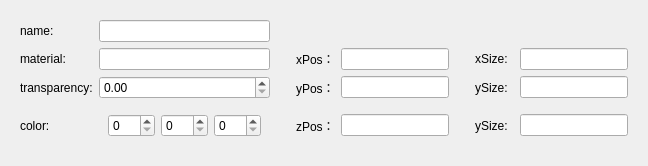
   <widget class="QWidget" name="page">
    <layout class="QVBoxLayout" name="verticalLayout_25">
     <item>
      <widget class="QWidget" name="widget_34" native="true">
       <layout class="QGridLayout" name="gridLayout_32">
        <item row="3" column="0">
         <widget class="QLabel" name="label_235">
          <property name="text">
           <string>color:</string>
          </property>
         </widget>
        </item>
        <item row="1" column="1">
         <widget class="QLineEdit" name="lineEdit_220"/>
        </item>
        <item row="1" column="0">
         <widget class="QLabel" name="label_233">
          <property name="text">
           <string>material:</string>
          </property>
         </widget>
        </item>
        <item row="2" column="0">
         <widget class="QLabel" name="label_234">
          <property name="text">
           <string>transparency:</string>
          </property>
         </widget>
        </item>
        <item row="1" column="7">
         <spacer name="horizontalSpacer_122">
          <property name="orientation">
           <enum>Qt::Horizontal</enum>
          </property>
          <property name="sizeType">
           <enum>QSizePolicy::Fixed</enum>
          </property>
          <property name="sizeHint" stdset="0">
           <size>
            <width>20</width>
            <height>20</height>
           </size>
          </property>
         </spacer>
        </item>
        <item row="3" column="7">
         <spacer name="horizontalSpacer_124">
          <property name="orientation">
           <enum>Qt::Horizontal</enum>
          </property>
          <property name="sizeType">
           <enum>QSizePolicy::Fixed</enum>
          </property>
          <property name="sizeHint" stdset="0">
           <size>
            <width>20</width>
            <height>20</height>
           </size>
          </property>
         </spacer>
        </item>
        <item row="2" column="7">
         <spacer name="horizontalSpacer_123">
          <property name="orientation">
           <enum>Qt::Horizontal</enum>
          </property>
          <property name="sizeType">
           <enum>QSizePolicy::Fixed</enum>
          </property>
          <property name="sizeHint" stdset="0">
           <size>
            <width>20</width>
            <height>20</height>
           </size>
          </property>
         </spacer>
        </item>
        <item row="1" column="4">
         <widget class="QLineEdit" name="lineEdit_223"/>
        </item>
        <item row="2" column="2">
         <spacer name="horizontalSpacer_127">
          <property name="orientation">
           <enum>Qt::Horizontal</enum>
          </property>
          <property name="sizeType">
           <enum>QSizePolicy::Fixed</enum>
          </property>
          <property name="sizeHint" stdset="0">
           <size>
            <width>20</width>
            <height>20</height>
           </size>
          </property>
         </spacer>
        </item>
        <item row="1" column="3">
         <widget class="QLabel" name="label_237">
          <property name="text">
           <string>xPos：</string>
          </property>
         </widget>
        </item>
        <item row="3" column="3">
         <widget class="QLabel" name="label_239">
          <property name="text">
           <string>zPos：</string>
          </property>
         </widget>
        </item>
        <item row="0" column="1">
         <widget class="QLineEdit" name="lineEdit_219"/>
        </item>
        <item row="2" column="1">
         <widget class="QDoubleSpinBox" name="doubleSpinBox">
          <property name="maximum">
           <double>1.000000000000000</double>
          </property>
          <property name="singleStep">
           <double>0.010000000000000</double>
          </property>
         </widget>
        </item>
        <item row="3" column="1">
         <widget class="QWidget" name="widget_35" native="true">
          <property name="sizePolicy">
           <sizepolicy hsizetype="Expanding" vsizetype="Fixed">
            <horstretch>0</horstretch>
            <verstretch>0</verstretch>
           </sizepolicy>
          </property>
          <layout class="QHBoxLayout" name="horizontalLayout_10">
           <item>
            <widget class="QSpinBox" name="spinBox_2">
             <property name="sizePolicy">
              <sizepolicy hsizetype="Preferred" vsizetype="Fixed">
               <horstretch>0</horstretch>
               <verstretch>0</verstretch>
              </sizepolicy>
             </property>
             <property name="maximum">
              <number>255</number>
             </property>
            </widget>
           </item>
           <item>
            <widget class="QSpinBox" name="spinBox">
             <property name="sizePolicy">
              <sizepolicy hsizetype="Preferred" vsizetype="Fixed">
               <horstretch>0</horstretch>
               <verstretch>0</verstretch>
              </sizepolicy>
             </property>
             <property name="maximum">
              <number>255</number>
             </property>
            </widget>
           </item>
           <item>
            <widget class="QSpinBox" name="spinBox_3">
             <property name="sizePolicy">
              <sizepolicy hsizetype="Preferred" vsizetype="Fixed">
               <horstretch>0</horstretch>
               <verstretch>0</verstretch>
              </sizepolicy>
             </property>
             <property name="maximum">
              <number>255</number>
             </property>
            </widget>
           </item>
          </layout>
         </widget>
        </item>
        <item row="1" column="10">
         <widget class="QLineEdit" name="lineEdit_226"/>
        </item>
        <item row="1" column="8" colspan="2">
         <widget class="QLabel" name="label_230">
          <property name="text">
           <string>xSize:</string>
          </property>
         </widget>
        </item>
        <item row="0" column="0">
         <widget class="QLabel" name="label_231">
          <property name="text">
           <string>name:</string>
          </property>
         </widget>
        </item>
        <item row="2" column="8">
         <widget class="QLabel" name="label_232">
          <property name="text">
           <string>ySize:</string>
          </property>
         </widget>
        </item>
        <item row="3" column="8">
         <widget class="QLabel" name="label_236">
          <property name="text">
           <string>ySize:</string>
          </property>
         </widget>
        </item>
        <item row="2" column="3">
         <widget class="QLabel" name="label_238">
          <property name="text">
           <string>yPos：</string>
          </property>
         </widget>
        </item>
        <item row="3" column="2">
         <spacer name="horizontalSpacer_128">
          <property name="orientation">
           <enum>Qt::Horizontal</enum>
          </property>
          <property name="sizeType">
           <enum>QSizePolicy::Fixed</enum>
          </property>
          <property name="sizeHint" stdset="0">
           <size>
            <width>20</width>
            <height>20</height>
           </size>
          </property>
         </spacer>
        </item>
        <item row="1" column="2">
         <spacer name="horizontalSpacer_126">
          <property name="orientation">
           <enum>Qt::Horizontal</enum>
          </property>
          <property name="sizeType">
           <enum>QSizePolicy::Fixed</enum>
          </property>
          <property name="sizeHint" stdset="0">
           <size>
            <width>20</width>
            <height>20</height>
           </size>
          </property>
         </spacer>
        </item>
        <item row="2" column="4">
         <widget class="QLineEdit" name="lineEdit_224"/>
        </item>
        <item row="3" column="4">
         <widget class="QLineEdit" name="lineEdit_225"/>
        </item>
        <item row="2" column="10">
         <widget class="QLineEdit" name="lineEdit_227"/>
        </item>
        <item row="3" column="10">
         <widget class="QLineEdit" name="lineEdit_228"/>
        </item>
       </layout>
      </widget>
     </item>
    </layout>
   </widget>
